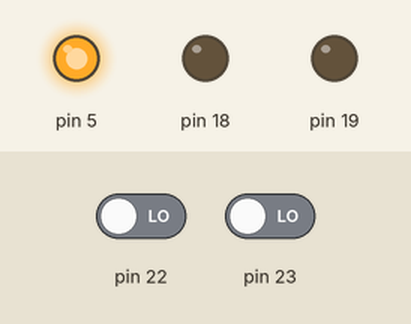
This sketch was run on a simulated Arduino Uno, built for the host (arithmetic inside an expression is 32-bit, double 64-bit). Shown: output pins drawn as LEDs (lit = HIGH). Inputs (shaded band) come from the test bench; at power-on: pin 22 LOW, pin 23 LOW.

Above: at 2.8 s.
2.9 s: pin 22 driven HIGH
At 3.4 s:
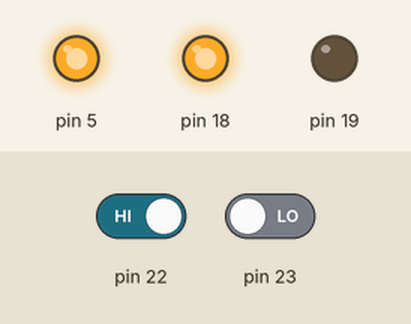
4.5 s: pin 23 driven HIGH
At 6.1 s:
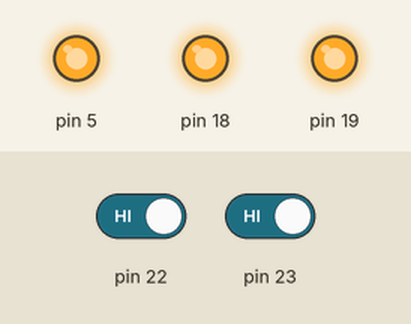
6.5 s: pin 23 driven LOW
At 7.6 s:
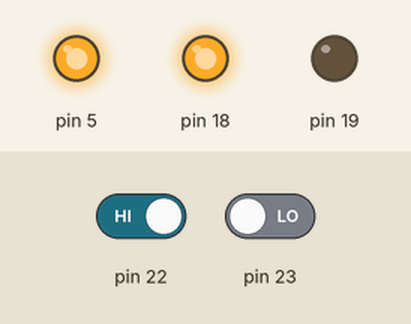
8.5 s: pin 22 driven LOW
At 10.3 s:
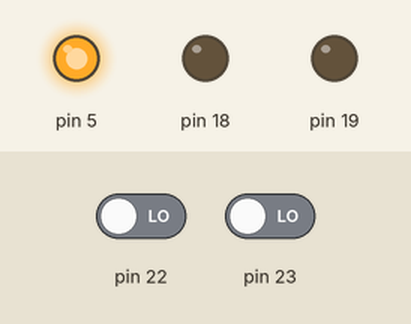
Timing chart, 0 to 11.5 s (numbered marks = the images above; inputs shaded):
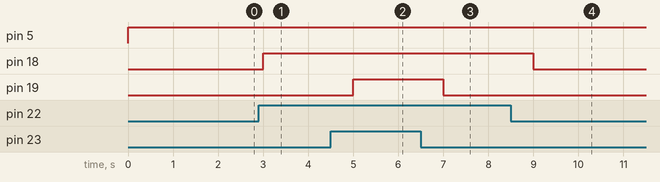

Measured:
- after the input at 2.9 s, pin 18: LOW → HIGH after 0.10 s
- after the input at 4.5 s, pin 19: LOW → HIGH after 0.50 s
- after the input at 6.5 s, pin 19: HIGH → LOW after 0.50 s
- after the input at 8.5 s, pin 18: HIGH → LOW after 0.50 s

The sketch:

toilet.ino
```cpp
class ToiletState
{
  private:
    int _sensorPin1 = 0;
    int _sensorPin2 = 0;
    int _state = 0;

  public:
    ToiletState();
    ~ToiletState();
    void setup(int sensorPin1, int sensorPin2);
    void updateState();
    void init();
    int getState();
};

void ToiletState::setup(int sensorPin1, int sensorPin2) {
  _sensorPin1 = sensorPin1;
  _sensorPin2 = sensorPin2;
}

ToiletState::~ToiletState() {}
ToiletState::ToiletState() {}

void ToiletState::init() {
  pinMode(_sensorPin1, INPUT_PULLDOWN);
  pinMode(_sensorPin2, INPUT_PULLDOWN);
}

void ToiletState::updateState() {
  _state = digitalRead(_sensorPin1) + digitalRead(_sensorPin2);
}

int ToiletState::getState() {
  return _state;
}

ToiletState state;


void setup() {
  pinMode(19, OUTPUT);
  pinMode(18, OUTPUT);
  pinMode(5, OUTPUT);

  state.setup(23, 22);
  state.init();

  Serial.begin(115200);
}

void loop() {
  state.updateState();
  writeState(state.getState());
  delay(1000);
}

// TODO:
void writeState(int state) {
  if (state == 0) { // empty
    digitalWrite(19, LOW);
    digitalWrite(18, LOW);
    digitalWrite(5, HIGH);
  } else if(state == 1) {// half
    digitalWrite(19, LOW);
    digitalWrite(18, HIGH);
    digitalWrite(5, HIGH);
  } else { // full
    digitalWrite(19, HIGH);
    digitalWrite(18, HIGH);
    digitalWrite(5, HIGH);
  }
}
```
